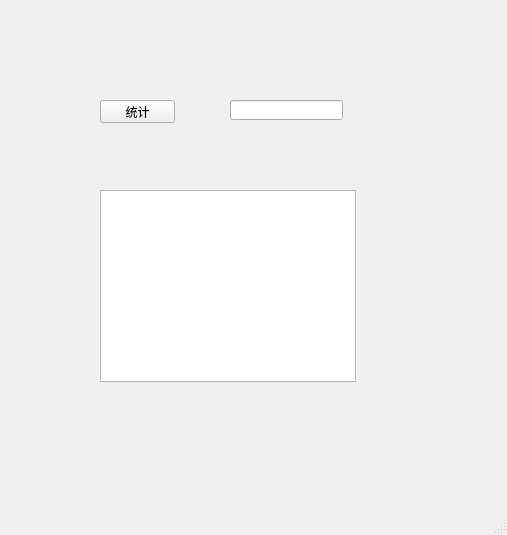
<?xml version="1.0" encoding="UTF-8"?>
<ui version="4.0">
 <class>MainWindow</class>
 <widget class="QMainWindow" name="MainWindow">
  <property name="geometry">
   <rect>
    <x>0</x>
    <y>0</y>
    <width>507</width>
    <height>535</height>
   </rect>
  </property>
  <property name="windowTitle">
   <string>MainWindow</string>
  </property>
  <widget class="QWidget" name="centralwidget">
   <widget class="QLineEdit" name="lineEdit">
    <property name="geometry">
     <rect>
      <x>230</x>
      <y>100</y>
      <width>113</width>
      <height>20</height>
     </rect>
    </property>
   </widget>
   <widget class="QPushButton" name="pushButton">
    <property name="geometry">
     <rect>
      <x>100</x>
      <y>100</y>
      <width>75</width>
      <height>23</height>
     </rect>
    </property>
    <property name="text">
     <string>统计</string>
    </property>
   </widget>
   <widget class="QListView" name="listView">
    <property name="geometry">
     <rect>
      <x>100</x>
      <y>190</y>
      <width>256</width>
      <height>192</height>
     </rect>
    </property>
   </widget>
  </widget>
  <widget class="QMenuBar" name="menubar">
   <property name="geometry">
    <rect>
     <x>0</x>
     <y>0</y>
     <width>507</width>
     <height>22</height>
    </rect>
   </property>
  </widget>
  <widget class="QStatusBar" name="statusbar"/>
 </widget>
 <resources/>
 <connections/>
</ui>
